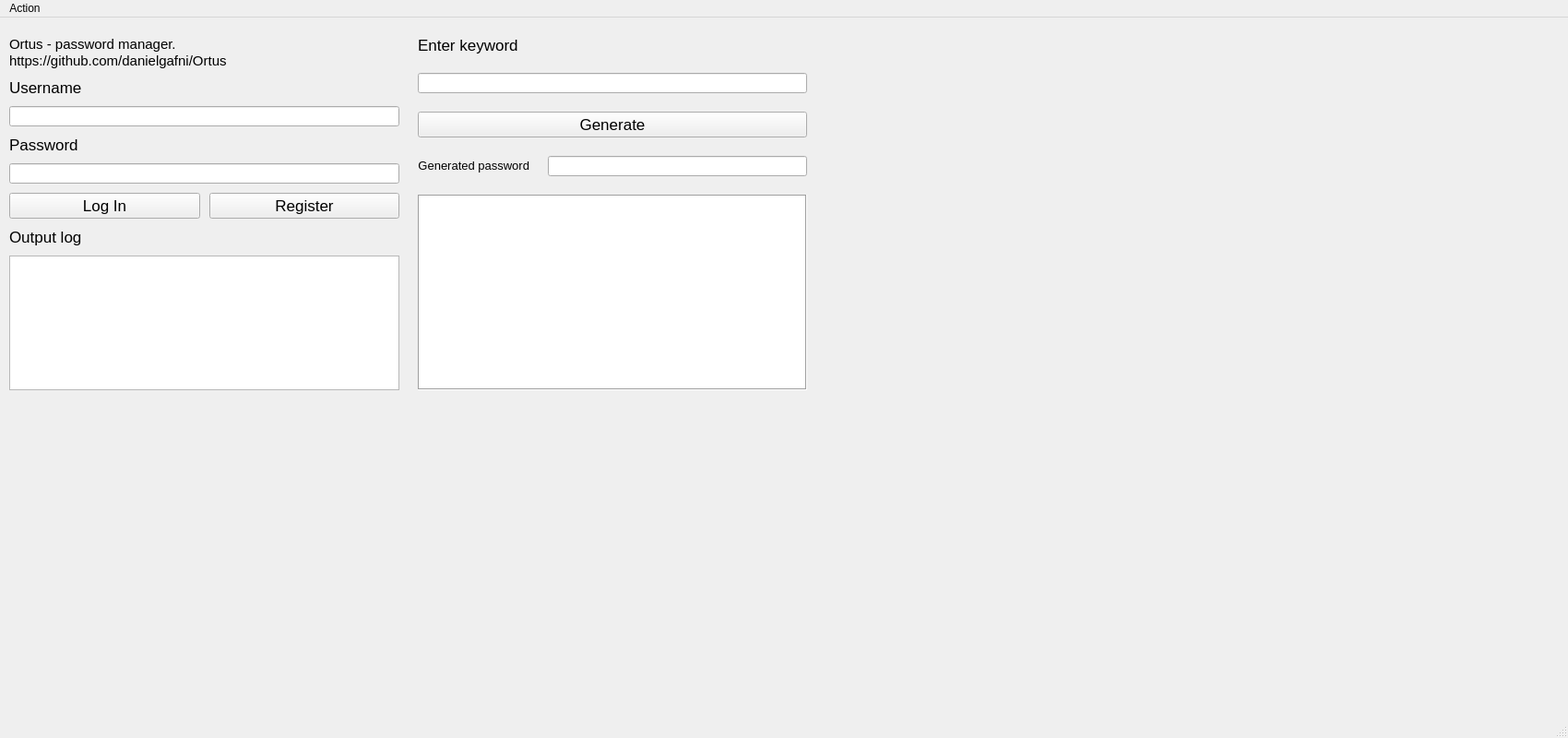
<?xml version="1.0" encoding="UTF-8"?>
<ui version="4.0">
 <class>Ortus</class>
 <widget class="QMainWindow" name="Ortus">
  <property name="enabled">
   <bool>true</bool>
  </property>
  <property name="geometry">
   <rect>
    <x>0</x>
    <y>0</y>
    <width>1700</width>
    <height>800</height>
   </rect>
  </property>
  <property name="sizePolicy">
   <sizepolicy hsizetype="Maximum" vsizetype="Maximum">
    <horstretch>1</horstretch>
    <verstretch>1</verstretch>
   </sizepolicy>
  </property>
  <property name="baseSize">
   <size>
    <width>1000</width>
    <height>500</height>
   </size>
  </property>
  <property name="windowTitle">
   <string>Ortus</string>
  </property>
  <widget class="QWidget" name="centralwidget">
   <property name="sizePolicy">
    <sizepolicy hsizetype="Maximum" vsizetype="Maximum">
     <horstretch>0</horstretch>
     <verstretch>0</verstretch>
    </sizepolicy>
   </property>
   <property name="baseSize">
    <size>
     <width>1800</width>
     <height>1500</height>
    </size>
   </property>
   <widget class="QWidget" name="horizontalLayoutWidget">
    <property name="geometry">
     <rect>
      <x>10</x>
      <y>20</y>
      <width>865</width>
      <height>384</height>
     </rect>
    </property>
    <layout class="QHBoxLayout" name="horizontalLayout_3" stretch="0,0">
     <property name="spacing">
      <number>20</number>
     </property>
     <property name="sizeConstraint">
      <enum>QLayout::SetMinimumSize</enum>
     </property>
     <property name="leftMargin">
      <number>0</number>
     </property>
     <item>
      <layout class="QVBoxLayout" name="verticalLayout_2">
       <property name="spacing">
        <number>10</number>
       </property>
       <property name="sizeConstraint">
        <enum>QLayout::SetMinimumSize</enum>
       </property>
       <item>
        <layout class="QVBoxLayout" name="verticalLayout">
         <item>
          <widget class="QLabel" name="label_info">
           <property name="font">
            <font>
             <pointsize>11</pointsize>
            </font>
           </property>
           <property name="text">
            <string>Ortus - password manager.
https://github.com/danielgafni/Ortus</string>
           </property>
           <property name="textInteractionFlags">
            <set>Qt::LinksAccessibleByKeyboard|Qt::LinksAccessibleByMouse|Qt::TextBrowserInteraction|Qt::TextSelectableByKeyboard|Qt::TextSelectableByMouse</set>
           </property>
          </widget>
         </item>
         <item>
          <widget class="QLabel" name="label_10">
           <property name="sizePolicy">
            <sizepolicy hsizetype="Expanding" vsizetype="Preferred">
             <horstretch>0</horstretch>
             <verstretch>0</verstretch>
            </sizepolicy>
           </property>
           <property name="font">
            <font>
             <pointsize>13</pointsize>
            </font>
           </property>
           <property name="text">
            <string>Username  </string>
           </property>
          </widget>
         </item>
         <item>
          <widget class="QLineEdit" name="line_username"/>
         </item>
         <item>
          <widget class="QLabel" name="label_9">
           <property name="sizePolicy">
            <sizepolicy hsizetype="Expanding" vsizetype="Preferred">
             <horstretch>0</horstretch>
             <verstretch>0</verstretch>
            </sizepolicy>
           </property>
           <property name="font">
            <font>
             <pointsize>13</pointsize>
            </font>
           </property>
           <property name="text">
            <string>Password</string>
           </property>
          </widget>
         </item>
         <item>
          <widget class="QLineEdit" name="line_password">
           <property name="echoMode">
            <enum>QLineEdit::Password</enum>
           </property>
          </widget>
         </item>
         <item>
          <layout class="QHBoxLayout" name="horizontalLayout">
           <item>
            <widget class="QPushButton" name="button_login">
             <property name="font">
              <font>
               <pointsize>13</pointsize>
              </font>
             </property>
             <property name="text">
              <string>Log In</string>
             </property>
            </widget>
           </item>
           <item>
            <widget class="QPushButton" name="button_register">
             <property name="font">
              <font>
               <pointsize>13</pointsize>
              </font>
             </property>
             <property name="text">
              <string>Register</string>
             </property>
            </widget>
           </item>
          </layout>
         </item>
         <item>
          <widget class="QLabel" name="label_log">
           <property name="font">
            <font>
             <pointsize>13</pointsize>
            </font>
           </property>
           <property name="text">
            <string>Output log</string>
           </property>
          </widget>
         </item>
         <item>
          <widget class="QTextBrowser" name="text_log">
           <property name="sizePolicy">
            <sizepolicy hsizetype="Expanding" vsizetype="Expanding">
             <horstretch>0</horstretch>
             <verstretch>0</verstretch>
            </sizepolicy>
           </property>
           <property name="baseSize">
            <size>
             <width>0</width>
             <height>500</height>
            </size>
           </property>
           <property name="font">
            <font>
             <pointsize>8</pointsize>
            </font>
           </property>
           <property name="textInteractionFlags">
            <set>Qt::LinksAccessibleByKeyboard|Qt::LinksAccessibleByMouse|Qt::TextBrowserInteraction|Qt::TextSelectableByKeyboard|Qt::TextSelectableByMouse</set>
           </property>
          </widget>
         </item>
        </layout>
       </item>
      </layout>
     </item>
     <item>
      <layout class="QVBoxLayout" name="verticalLayout_11">
       <item>
        <layout class="QHBoxLayout" name="horizontalLayout_11">
         <item>
          <layout class="QVBoxLayout" name="verticalLayout_14">
           <item>
            <widget class="QLabel" name="label_12">
             <property name="sizePolicy">
              <sizepolicy hsizetype="Expanding" vsizetype="Fixed">
               <horstretch>0</horstretch>
               <verstretch>0</verstretch>
              </sizepolicy>
             </property>
             <property name="font">
              <font>
               <pointsize>13</pointsize>
              </font>
             </property>
             <property name="text">
              <string>Enter keyword                                                     </string>
             </property>
            </widget>
           </item>
           <item>
            <widget class="QLineEdit" name="line_keyword">
             <property name="sizePolicy">
              <sizepolicy hsizetype="Expanding" vsizetype="Fixed">
               <horstretch>0</horstretch>
               <verstretch>0</verstretch>
              </sizepolicy>
             </property>
            </widget>
           </item>
           <item>
            <widget class="QPushButton" name="button_generate_password">
             <property name="sizePolicy">
              <sizepolicy hsizetype="Expanding" vsizetype="Fixed">
               <horstretch>0</horstretch>
               <verstretch>0</verstretch>
              </sizepolicy>
             </property>
             <property name="font">
              <font>
               <pointsize>13</pointsize>
              </font>
             </property>
             <property name="text">
              <string>Generate</string>
             </property>
            </widget>
           </item>
           <item>
            <layout class="QHBoxLayout" name="horizontalLayout_2">
             <item>
              <widget class="QLabel" name="label_13">
               <property name="sizePolicy">
                <sizepolicy hsizetype="Minimum" vsizetype="Fixed">
                 <horstretch>0</horstretch>
                 <verstretch>0</verstretch>
                </sizepolicy>
               </property>
               <property name="font">
                <font>
                 <pointsize>10</pointsize>
                </font>
               </property>
               <property name="text">
                <string>Generated password</string>
               </property>
               <property name="alignment">
                <set>Qt::AlignRight|Qt::AlignTrailing|Qt::AlignVCenter</set>
               </property>
              </widget>
             </item>
             <item>
              <widget class="QLineEdit" name="line_output_password">
               <property name="sizePolicy">
                <sizepolicy hsizetype="Expanding" vsizetype="Fixed">
                 <horstretch>0</horstretch>
                 <verstretch>0</verstretch>
                </sizepolicy>
               </property>
               <property name="readOnly">
                <bool>true</bool>
               </property>
              </widget>
             </item>
            </layout>
           </item>
          </layout>
         </item>
         <item>
          <layout class="QVBoxLayout" name="verticalLayout_3"/>
         </item>
         <item>
          <layout class="QVBoxLayout" name="verticalLayout_13"/>
         </item>
        </layout>
       </item>
       <item>
        <layout class="QHBoxLayout" name="horizontalLayout_10">
         <item>
          <widget class="QTextBrowser" name="text_passwords">
           <property name="sizePolicy">
            <sizepolicy hsizetype="Expanding" vsizetype="Expanding">
             <horstretch>0</horstretch>
             <verstretch>1</verstretch>
            </sizepolicy>
           </property>
           <property name="font">
            <font>
             <pointsize>10</pointsize>
            </font>
           </property>
           <property name="frameShape">
            <enum>QFrame::Box</enum>
           </property>
           <property name="sizeAdjustPolicy">
            <enum>QAbstractScrollArea::AdjustToContents</enum>
           </property>
           <property name="textInteractionFlags">
            <set>Qt::LinksAccessibleByKeyboard|Qt::LinksAccessibleByMouse|Qt::TextBrowserInteraction|Qt::TextSelectableByKeyboard|Qt::TextSelectableByMouse</set>
           </property>
          </widget>
         </item>
        </layout>
       </item>
      </layout>
     </item>
    </layout>
   </widget>
  </widget>
  <widget class="QStatusBar" name="statusBar"/>
  <widget class="QMenuBar" name="menuBar">
   <property name="geometry">
    <rect>
     <x>0</x>
     <y>0</y>
     <width>1700</width>
     <height>25</height>
    </rect>
   </property>
   <widget class="QMenu" name="menuExit">
    <property name="title">
     <string>Action</string>
    </property>
    <addaction name="actionExit"/>
   </widget>
   <addaction name="menuExit"/>
  </widget>
  <action name="actionFile">
   <property name="text">
    <string>File</string>
   </property>
  </action>
  <action name="actionExit">
   <property name="text">
    <string>Exit</string>
   </property>
  </action>
 </widget>
 <resources/>
 <connections/>
</ui>
